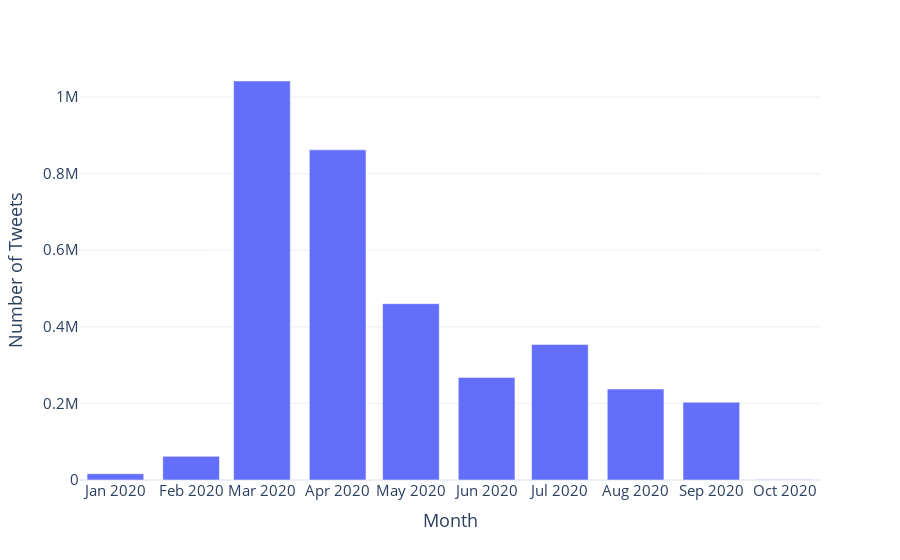

The code cell stored with this chart in its notebook:
### Markdown cell above
## Trajectories

### Code cell
tmp_df = df.loc[:, ['month']].copy()
tmp_df['Number of Tweets'] = 1
tmp_df = tmp_df.groupby('month').sum().reset_index()

fig = px.bar(tmp_df, x='month', y='Number of Tweets')
fig.update_layout(yaxis_title='Number of Tweets', xaxis_title='Month', template='plotly_white')
fig.layout.font.size=15
fig.show()

### Figure 1 — Plotly figure (JSON) as saved in the notebook; plotly's stock layout.template omitted (floating-point values rounded to 4 significant figures)
{"data": [{"alignmentgroup": "True", "hovertemplate": "month=%{x}<br>Number of Tweets=%{y}<extra></extra>", "legendgroup": "", "marker": {"color": "#636efa"}, "name": "", "offsetgroup": "", "orientation": "v", "showlegend": false, "textposition": "auto", "type": "bar", "x": ["2020-01-01", "2020-02-01", "2020-03-01", "2020-04-01", "2020-05-01", "2020-06-01", "2020-07-01", "2020-08-01", "2020-09-01", "2020-10-01"], "xaxis": "x", "y": [16371, 61721, 1041834, 862041, 460504, 267927, 353865, 237445, 203232, 1458], "yaxis": "y"}], "layout": {"autosize": true, "barmode": "relative", "font": {"size": 15}, "legend": {"tracegroupgap": 0}, "margin": {"t": 60}, "xaxis": {"anchor": "y", "autorange": true, "domain": [0, 1], "range": ["2019-12-17 12:00", "2020-10-15 12:00"], "title": {"text": "Month"}, "type": "date"}, "yaxis": {"anchor": "x", "autorange": true, "domain": [0, 1], "range": [0, 1097000.0], "title": {"text": "Number of Tweets"}, "type": "linear"}}}
